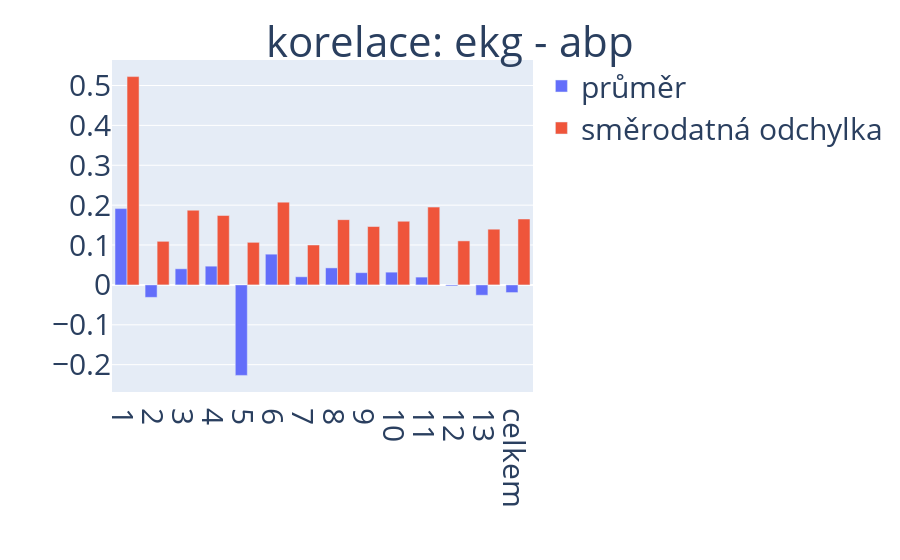

The code cell stored with this chart in its notebook:
### Code cell
bar = {"průměr": ecg_abp[0], "směrodatná odchylka": ecg_abp[1]}
fig = px.bar(bar,barmode="group")
fig.update_layout(xaxis_title="",yaxis_title="", legend_title="", font={"size":30},title={"text":"korelace: ekg - abp", "x":0.5, "y":0.95})
fig.update_xaxes(tickvals=np.arange(14),ticktext=["1","2","3","4","5","6","7","8","9","10","11","12","13","celkem"])
fig

### Figure 1 — Plotly figure (JSON) as saved in the notebook; plotly's stock layout.template omitted (floating-point values rounded to 4 significant figures)
{"data": [{"alignmentgroup": "True", "hovertemplate": "variable=průměr<br>index=%{x}<br>value=%{y}<extra></extra>", "legendgroup": "průměr", "marker": {"color": "#636efa", "pattern": {"shape": ""}}, "name": "průměr", "offsetgroup": "průměr", "orientation": "v", "showlegend": true, "textposition": "auto", "type": "bar", "x": [0, 1, 2, 3, 4, 5, 6, 7, 8, 9, 10, 11, 12, 13], "xaxis": "x", "y": [0.1914, -0.03125, 0.04042, 0.04703, -0.2269, 0.07709, 0.02039, 0.0427, 0.03073, 0.03201, 0.01962, -0.002615, -0.02591, -0.0192], "yaxis": "y"}, {"alignmentgroup": "True", "hovertemplate": "variable=směrodatná odchylka<br>index=%{x}<br>value=%{y}<extra></extra>", "legendgroup": "směrodatná odchylka", "marker": {"color": "#EF553B", "pattern": {"shape": ""}}, "name": "směrodatná odchylka", "offsetgroup": "směrodatná odchylka", "orientation": "v", "showlegend": true, "textposition": "auto", "type": "bar", "x": [0, 1, 2, 3, 4, 5, 6, 7, 8, 9, 10, 11, 12, 13], "xaxis": "x", "y": [0.5224, 0.1093, 0.1873, 0.174, 0.1068, 0.2076, 0.1001, 0.1636, 0.1464, 0.1596, 0.1951, 0.1104, 0.1397, 0.1653], "yaxis": "y"}], "layout": {"barmode": "group", "font": {"size": 30}, "legend": {"title": {"text": ""}, "tracegroupgap": 0}, "margin": {"t": 60}, "title": {"text": "korelace: ekg - abp", "x": 0.5, "y": 0.95}, "xaxis": {"anchor": "y", "domain": [0, 1], "ticktext": ["1", "2", "3", "4", "5", "6", "7", "8", "9", "10", "11", "12", "13", "celkem"], "tickvals": [0, 1, 2, 3, 4, 5, 6, 7, 8, 9, 10, 11, 12, 13], "title": {"text": ""}}, "yaxis": {"anchor": "x", "domain": [0, 1], "title": {"text": ""}}}}
